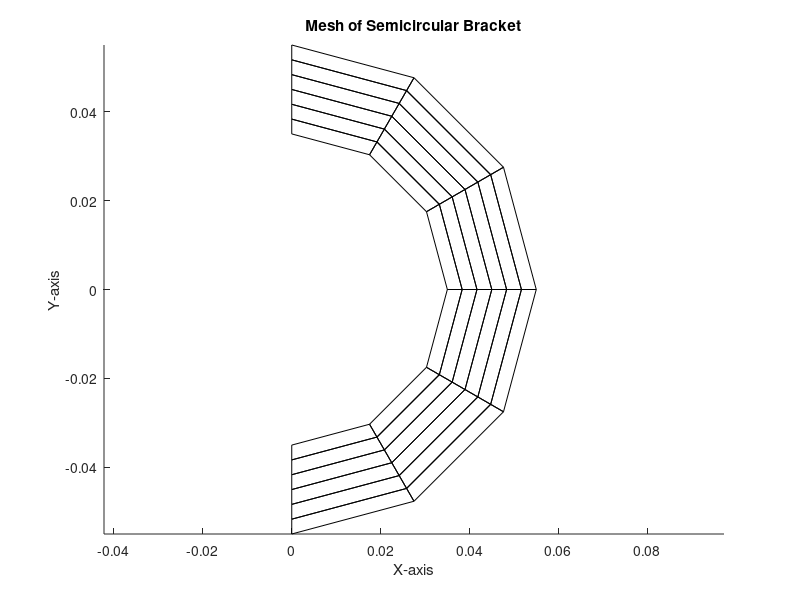

MATLAB code to generate this figure: (Note: this script raises an error after producing the figure.)
%Project 2: Finite Element Solution for a Curved Bracket
%Name: Arjun Posarajah Student#:1004881737

% Parameters/Properties
inner_radius = 35E-3; 
outer_radius = 55E-3; 
width = 20E-3; 
thickness = 2E-3; 
numtheta = 6;                    % Circumferential Number of Elements
numradial = 6;                   % Radial Number of Elements
elasticmodulus = 200e9; 
poissonratio = 0.3; 
appliedforce = 4e3; % in Newtons

% Generate coordinates for nodes
thetavals = linspace(-pi/2, pi/2, numtheta + 1);                 % Angle range from -pi/2 to pi/2
radialvals = flip(linspace(inner_radius, outer_radius, numradial + 1));     % Radial values from inner to outer radius

% Create nodes 
nodes = zeros((numtheta + 1) * (numradial + 1), 2);
nodeindex = 1;
for i = 1:(numradial + 1)
    for j = 1:(numtheta + 1)
        nodes(nodeindex, 1) = radialvals(i) * cos(thetavals(j));        % Convert polar to Cartesian coordinates
        nodes(nodeindex, 2) = radialvals(i) * sin(thetavals(j));
        nodeindex = nodeindex + 1;
    end
end

% The position of each node in the mesh to draw isoparametric elements
elements = zeros(numtheta * numradial, 5);
element_index = 1;
for i = 1:numradial
    for j = 1:numtheta
        node1 = (i - 1) * (numtheta+1) + j;      %Example: When dividing by 10 radial elements, 11 nodes will happen which is why we add by 1      
        node2 = node1 + 1;
        node3 = node1 + numtheta + 2;
        node4 = node1 + numtheta + 1;
        elements(element_index, :) = [node1, node2, node3, node4, node1];       % Store contour numbers element by element column wise.
        element_index = element_index + 1;
    end
end

% Plotting the mesh
figure;
hold on;
for i = 1:size(elements, 1)
    n = elements(i, :);
    x = nodes(n, 1);
    y = nodes(n, 2);
    plot(x, y, 'k'); % Plotting edges of each element
end
xlabel('X-axis');
ylabel('Y-axis');
title('Mesh of Semicircular Bracket');
axis equal;
hold off;

% Given geometry is in plane stress:

D = (elasticmodulus/1-((poissonratio)^2)) * [1, poissonratio, 0;poissonratio, 1, 0;0, 0, ((1-poissonratio)/2)];       % Pa

%Calculating global stiffness matrix
%Using 2-point Gauss quadrature to calculate each GN4Q value:

xi = [(1/sqrt(3)) (1/sqrt(3)) -(1/sqrt(3)) -(1/sqrt(3))];
n = [(1/sqrt(3)) -(1/sqrt(3)) (1/sqrt(3)) -(1/sqrt(3))];

GN4Q1 = (1/4) * [n(1)-1 1-n(1) 1+n(1) -n(1)-1; xi(1)-1 -xi(1)-1 1+xi(1) 1-xi(1)]; 
GN4Q2 = (1/4) * [n(2)-1 1-n(2) 1+n(2) -n(2)-1; xi(2)-1 -xi(2)-1 1+xi(2) 1-xi(2)];
GN4Q3 = (1/4) * [n(3)-1 1-n(3) 1+n(3) -n(3)-1; xi(3)-1 -xi(3)-1 1+xi(3) 1-xi(3)]; 
GN4Q4 = (1/4) * [n(4)-1 1-n(4) 1+n(4) -n(4)-1; xi(4)-1 -xi(4)-1 1+xi(4) 1-xi(4)]; 

%Allocating memory for the global stiffness matrix
TotalDOFs= (numtheta+1)*(numradial+1)*2;
Totalelements=numtheta*numradial;
k = sparse(TotalDOFs, TotalDOFs);
DOF=zeros(Totalelements,8);

XDOFs = (2 .* (elements(:,1:4))) - 1;
YDOFs = (2 .* (elements(:,1:4)));

for i = 1:Totalelements
        DOF(i,:) = [XDOFs(i,1); YDOFs(i,1); XDOFs(i,2); YDOFs(i,2); XDOFs(i,3); YDOFs(i,3); XDOFs(i,4); YDOFs(i,4);]; 
end

%Single Loop iteration calculates individual element stiffness matrix and
%Pulls to the global stiffness matrix
xcoord= nodes(:,1);
ycoord= nodes(:,2);

for i = 1: Totalelements
    coord_ind = elements(i,:);
    Xval = xcoord(coord_ind);
    Yval = ycoord(coord_ind);
    coordmat = [Xval(1) Yval(1); Xval(2) Yval(2); Xval(3) Yval(3); Xval(4) Yval(4)];
    J1 = GN4Q1 * coordmat;
    J2 = GN4Q2 * coordmat;
    J3 = GN4Q3 * coordmat;
    J4 = GN4Q4 * coordmat;
    detJ1 = det(J1);
    invJ1 = inv(J1);
    detJ2 = det(J2);
    invJ2 = inv(J2);
    detJ3 = det(J3);
    invJ3 = inv(J3);
    detJ4 = det(J4);
    invJ4 = inv(J4);
    Hstar1 = invJ1\GN4Q1;
    Hstar2 = invJ2\GN4Q2;
    Hstar3 = invJ3\GN4Q3;
    Hstar4 = invJ4\GN4Q4;
    H1 = [Hstar1(1,1) 0 Hstar1(1,2) 0 Hstar1(1,3) 0 Hstar1(1,4) 0; 0 Hstar1(2,1) 0 Hstar1(2,2) 0 Hstar1(2,3) 0 Hstar1(2,4); Hstar1(2,1) Hstar1(1,1) Hstar1(2,2) Hstar1(1,2) Hstar1(2,3) Hstar1(1,3) Hstar1(2,4) Hstar1(1,4)];
    H2 = [Hstar2(1,1) 0 Hstar2(1,2) 0 Hstar2(1,3) 0 Hstar2(1,4) 0; 0 Hstar2(2,1) 0 Hstar2(2,2) 0 Hstar2(2,3) 0 Hstar2(2,4); Hstar2(2,1) Hstar2(1,1) Hstar2(2,2) Hstar2(1,2) Hstar2(2,3) Hstar2(1,3) Hstar2(2,4) Hstar2(1,4)];
    H3 = [Hstar3(1,1) 0 Hstar3(1,2) 0 Hstar3(1,3) 0 Hstar3(1,4) 0; 0 Hstar3(2,1) 0 Hstar3(2,2) 0 Hstar3(2,3) 0 Hstar3(2,4); Hstar3(2,1) Hstar3(1,1) Hstar3(2,2) Hstar3(1,2) Hstar3(2,3) Hstar3(1,3) Hstar3(2,4) Hstar3(1,4)];
    H4 = [Hstar4(1,1) 0 Hstar4(1,2) 0 Hstar4(1,3) 0 Hstar4(1,4) 0; 0 Hstar4(2,1) 0 Hstar4(2,2) 0 Hstar4(2,3) 0 Hstar4(2,4); Hstar4(2,1) Hstar4(1,1) Hstar4(2,2) Hstar4(1,2) Hstar4(2,3) Hstar4(1,3) Hstar4(2,4) Hstar4(1,4)];
    kstar = ((H1.')*D*H1*detJ1) + ((H2.')*D*H2*detJ2) + ((H3.')*D*H3*detJ3) + ((H4.')*D*H4*detJ4);    % Pa
    elementDOF = DOF(i,:);
    k(elementDOF,elementDOF) = k(elementDOF,elementDOF) + kstar;      % Pa
end

%Fixed Points 
dof_fixed= zeros(1,(numradial+1)*2)
n_fixed = 2*(numtheta+1);
i=1;
j=1;
while i <= n_fixed
    dof_fixed(i) = (j - 1) * 2 * (numtheta+1) + 1;
    dof_fixed(i+1) = dof_fixed(i) + 1;
    dof_fixed(i+2) = j * 2 * (numtheta+1) - 1;
    dof_fixed(i+3) = dof_fixed(i+2) + 1;
    j = j + 1;
    i = i+4;
end

dof_all=(1:(nodeindex-1)*2);
free_dof = setdiff(dof_all, dof_fixed);

disp('Stiffness matrix for the given linear semi-circular beam is: \n');
disp(full(k(free_dof, free_dof)));
K=full(k(free_dof, free_dof));


% force position finder function: 
% Find the middle node of the middle thickness of the middle shape
middle_node = [];
middle_thickness_index = ceil(numradial / 2); % Middle thickness index

for i = 1:(numtheta + 1)
    node_index = (middle_thickness_index * (numtheta + 1)) + i;
    if nodes(node_index, 2) == 0 % Check if the node is on the middle thickness
        middle_node = nodes(node_index, :);
        break; % Stop the loop once the node is found
    end
end

for i = 1:(numtheta + 1)
    node_index = (middle_thickness_index * (numtheta + 1)) + i;
    if nodes(node_index, 2) == 0 % Check if the node is on the middle thickness
        middle_node_index = node_index;
        break; % Stop the loop once the node is found
    end
end
forcedof=middle_node_index*2;

% Apply the force at the closest node
force_magnitude = -4000; % 4 kN
applied_force_vector = zeros(TotalDOFs, 1);
applied_force_vector(forcedof,1)=force_magnitude;

displacement= K\applied_force_vector(free_dof);

[row_indices, col_indices] = find(displacement);
newnodes = nodes; % Initialize newnodes with the original nodes

for i = 1:length(col_indices)
    c = col_indices(i);
    r = row_indices(i);
    
    if rem(c, 2) == 1  % If c is odd, update x-coordinate
        cx = (c + 1) / 2;
        newnodes(r, 1) = newnodes(r, 1) + displacement(i);
    elseif rem(c, 2) == 0  % If c is even, update y-coordinate
        cy = c / 2;
        newnodes(r, 2) = newnodes(r, 2) + displacement(i);
    end
end

% The position of each node in the mesh to draw isoparametric elements
newelements = zeros(numtheta * numradial, 5);
element_index = 1;
for i = 1:numradial
    for j = 1:numtheta
        node1 = (i - 1) * (numtheta+1) + j;      
        node2 = node1 + 1;
        node3 = node1 + numtheta + 2;
        node4 = node1 + numtheta + 1;
        newelements(element_index, :) = [node1, node2, node3, node4, node1];       % Store contour numbers element by element column wise.
        element_index = element_index + 1;
    end
end
% Plotting the original mesh
figure;
hold on;
for i = 1:size(elements, 1)
    n = elements(i, :);
    x = nodes(n, 1);
    y = nodes(n, 2);
    plot(x, y, 'k'); % Plotting edges of each element
end

% Plotting the deformed shape
for i = 1:size(newelements, 1)
    n = newelements(i, :);
    x = newnodes(n, 1);
    y = newnodes(n, 2);
    plot(x, y, 'r'); % Plotting deformed shape
end

xlabel('X-axis');
ylabel('Y-axis');
title('Deformed Shape of Semicircular Bracket');
axis equal;
hold off;





 


